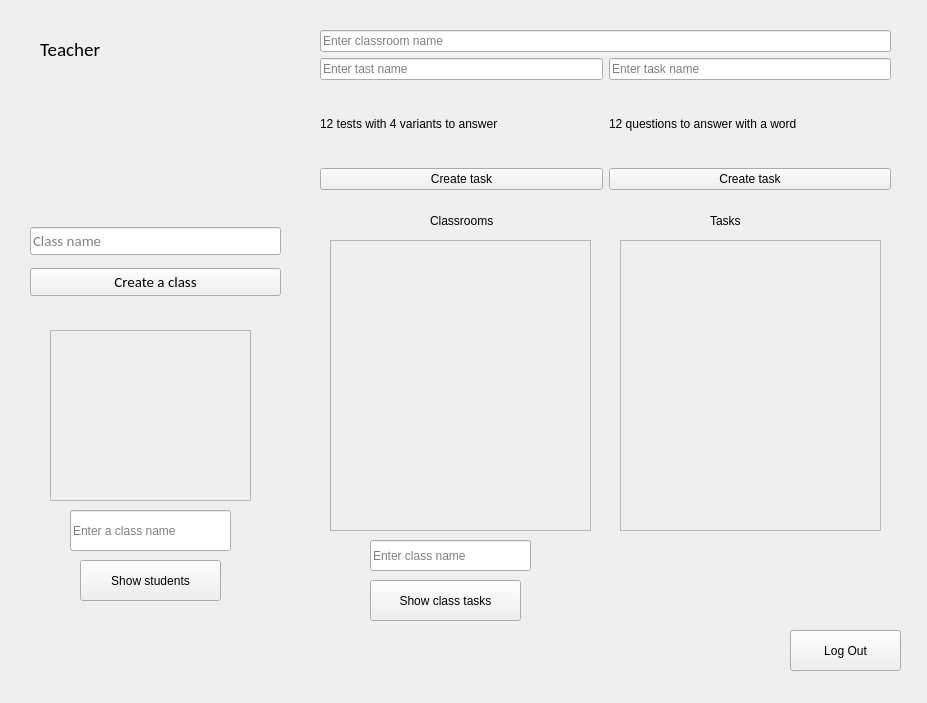
<?xml version="1.0" encoding="UTF-8"?>
<ui version="4.0">
 <class>TeacherWindow</class>
 <widget class="QMainWindow" name="TeacherWindow">
  <property name="geometry">
   <rect>
    <x>0</x>
    <y>0</y>
    <width>927</width>
    <height>703</height>
   </rect>
  </property>
  <property name="windowTitle">
   <string>MainWindow</string>
  </property>
  <property name="styleSheet">
   <string notr="true">#centralwidget
{
background-image: url(:/images/bg.jpg);
}</string>
  </property>
  <widget class="QWidget" name="centralwidget">
   <widget class="QWidget" name="layoutWidget">
    <property name="geometry">
     <rect>
      <x>30</x>
      <y>220</y>
      <width>251</width>
      <height>84</height>
     </rect>
    </property>
    <layout class="QVBoxLayout" name="verticalLayout">
     <item>
      <widget class="QLineEdit" name="nameClassLine">
       <property name="font">
        <font>
         <family>Calibri</family>
         <pointsize>11</pointsize>
        </font>
       </property>
       <property name="placeholderText">
        <string>Class name</string>
       </property>
      </widget>
     </item>
     <item>
      <widget class="QPushButton" name="createClass">
       <property name="font">
        <font>
         <family>Calibri</family>
         <pointsize>11</pointsize>
        </font>
       </property>
       <property name="text">
        <string>Create a class</string>
       </property>
      </widget>
     </item>
    </layout>
   </widget>
   <widget class="QWidget" name="layoutWidget">
    <property name="geometry">
     <rect>
      <x>40</x>
      <y>30</y>
      <width>241</width>
      <height>171</height>
     </rect>
    </property>
    <layout class="QVBoxLayout" name="verticalLayout_2">
     <item>
      <widget class="QLabel" name="teacher">
       <property name="font">
        <font>
         <family>Calibri</family>
         <pointsize>14</pointsize>
        </font>
       </property>
       <property name="text">
        <string>Teacher</string>
       </property>
      </widget>
     </item>
     <item>
      <widget class="QLabel" name="id">
       <property name="font">
        <font>
         <family>Calibri</family>
         <pointsize>14</pointsize>
        </font>
       </property>
       <property name="text">
        <string/>
       </property>
      </widget>
     </item>
     <item>
      <widget class="QLabel" name="name">
       <property name="font">
        <font>
         <family>Calibri</family>
         <pointsize>14</pointsize>
        </font>
       </property>
       <property name="text">
        <string/>
       </property>
      </widget>
     </item>
     <item>
      <widget class="QLabel" name="surname">
       <property name="font">
        <font>
         <family>Calibri</family>
         <pointsize>14</pointsize>
        </font>
       </property>
       <property name="text">
        <string/>
       </property>
      </widget>
     </item>
    </layout>
   </widget>
   <widget class="QPushButton" name="logout">
    <property name="geometry">
     <rect>
      <x>790</x>
      <y>630</y>
      <width>111</width>
      <height>41</height>
     </rect>
    </property>
    <property name="text">
     <string>Log Out</string>
    </property>
   </widget>
   <widget class="QWidget" name="layoutWidget">
    <property name="geometry">
     <rect>
      <x>320</x>
      <y>30</y>
      <width>571</width>
      <height>160</height>
     </rect>
    </property>
    <layout class="QVBoxLayout" name="verticalLayout_4">
     <item>
      <layout class="QVBoxLayout" name="verticalLayout_3">
       <item>
        <widget class="QLineEdit" name="classroomName">
         <property name="placeholderText">
          <string>Enter classroom name</string>
         </property>
        </widget>
       </item>
       <item>
        <layout class="QHBoxLayout" name="horizontalLayout">
         <item>
          <widget class="QLineEdit" name="testName">
           <property name="placeholderText">
            <string>Enter tast name</string>
           </property>
          </widget>
         </item>
         <item>
          <widget class="QLineEdit" name="openTaskName">
           <property name="placeholderText">
            <string>Enter task name</string>
           </property>
          </widget>
         </item>
        </layout>
       </item>
       <item>
        <layout class="QHBoxLayout" name="horizontalLayout_2">
         <item>
          <widget class="QLabel" name="aboutTest">
           <property name="text">
            <string>12 tests with 4 variants to answer</string>
           </property>
          </widget>
         </item>
         <item>
          <widget class="QLabel" name="aboutWriteWord">
           <property name="text">
            <string>12 questions to answer with a word</string>
           </property>
          </widget>
         </item>
        </layout>
       </item>
      </layout>
     </item>
     <item>
      <layout class="QHBoxLayout" name="horizontalLayout_3">
       <item>
        <widget class="QPushButton" name="createTest">
         <property name="text">
          <string>Create task</string>
         </property>
        </widget>
       </item>
       <item>
        <widget class="QPushButton" name="createOpenTask">
         <property name="text">
          <string>Create task</string>
         </property>
        </widget>
       </item>
      </layout>
     </item>
    </layout>
   </widget>
   <widget class="QScrollArea" name="scrollArea_classrooms">
    <property name="geometry">
     <rect>
      <x>330</x>
      <y>240</y>
      <width>261</width>
      <height>291</height>
     </rect>
    </property>
    <property name="widgetResizable">
     <bool>true</bool>
    </property>
    <widget class="QWidget" name="scrollClass">
     <property name="geometry">
      <rect>
       <x>0</x>
       <y>0</y>
       <width>259</width>
       <height>289</height>
      </rect>
     </property>
     <layout class="QGridLayout" name="gridLayout">
      <item row="0" column="1">
       <widget class="QWidget" name="verticalWidget" native="true">
        <layout class="QVBoxLayout" name="ClassLayout"/>
       </widget>
      </item>
     </layout>
    </widget>
   </widget>
   <widget class="QScrollArea" name="scrollArea_tasks">
    <property name="geometry">
     <rect>
      <x>620</x>
      <y>240</y>
      <width>261</width>
      <height>291</height>
     </rect>
    </property>
    <property name="widgetResizable">
     <bool>true</bool>
    </property>
    <widget class="QWidget" name="SkrollTask">
     <property name="geometry">
      <rect>
       <x>0</x>
       <y>0</y>
       <width>259</width>
       <height>289</height>
      </rect>
     </property>
     <layout class="QGridLayout" name="gridLayout_2">
      <item row="0" column="0">
       <widget class="QFrame" name="TaskFrame">
        <layout class="QVBoxLayout" name="verticalLayout_6">
         <item>
          <widget class="QWidget" name="verticalWidget_2" native="true">
           <layout class="QVBoxLayout" name="TaskLayout"/>
          </widget>
         </item>
        </layout>
       </widget>
      </item>
     </layout>
    </widget>
   </widget>
   <widget class="QLineEdit" name="ClassNameToShow">
    <property name="geometry">
     <rect>
      <x>370</x>
      <y>540</y>
      <width>161</width>
      <height>31</height>
     </rect>
    </property>
    <property name="placeholderText">
     <string>Enter class name</string>
    </property>
   </widget>
   <widget class="QPushButton" name="ShowClassTasks">
    <property name="geometry">
     <rect>
      <x>370</x>
      <y>580</y>
      <width>151</width>
      <height>41</height>
     </rect>
    </property>
    <property name="text">
     <string>Show class tasks</string>
    </property>
   </widget>
   <widget class="QLabel" name="label">
    <property name="geometry">
     <rect>
      <x>430</x>
      <y>210</y>
      <width>81</width>
      <height>21</height>
     </rect>
    </property>
    <property name="text">
     <string>Classrooms</string>
    </property>
   </widget>
   <widget class="QLabel" name="label_2">
    <property name="geometry">
     <rect>
      <x>710</x>
      <y>210</y>
      <width>71</width>
      <height>21</height>
     </rect>
    </property>
    <property name="text">
     <string>Tasks</string>
    </property>
   </widget>
   <widget class="QScrollArea" name="scrollArea">
    <property name="geometry">
     <rect>
      <x>50</x>
      <y>330</y>
      <width>201</width>
      <height>171</height>
     </rect>
    </property>
    <property name="widgetResizable">
     <bool>true</bool>
    </property>
    <widget class="QWidget" name="scrollAreaWidgetContents_3">
     <property name="geometry">
      <rect>
       <x>0</x>
       <y>0</y>
       <width>199</width>
       <height>169</height>
      </rect>
     </property>
     <layout class="QGridLayout" name="gridLayout_3">
      <item row="0" column="0">
       <widget class="QWidget" name="verticalWidget_3" native="true">
        <layout class="QVBoxLayout" name="studentsLayout"/>
       </widget>
      </item>
     </layout>
    </widget>
   </widget>
   <widget class="QLineEdit" name="className">
    <property name="geometry">
     <rect>
      <x>70</x>
      <y>510</y>
      <width>161</width>
      <height>41</height>
     </rect>
    </property>
    <property name="placeholderText">
     <string>Enter a class name</string>
    </property>
   </widget>
   <widget class="QPushButton" name="showStudents">
    <property name="geometry">
     <rect>
      <x>80</x>
      <y>560</y>
      <width>141</width>
      <height>41</height>
     </rect>
    </property>
    <property name="text">
     <string>Show students</string>
    </property>
   </widget>
  </widget>
 </widget>
 <resources/>
 <connections/>
</ui>
